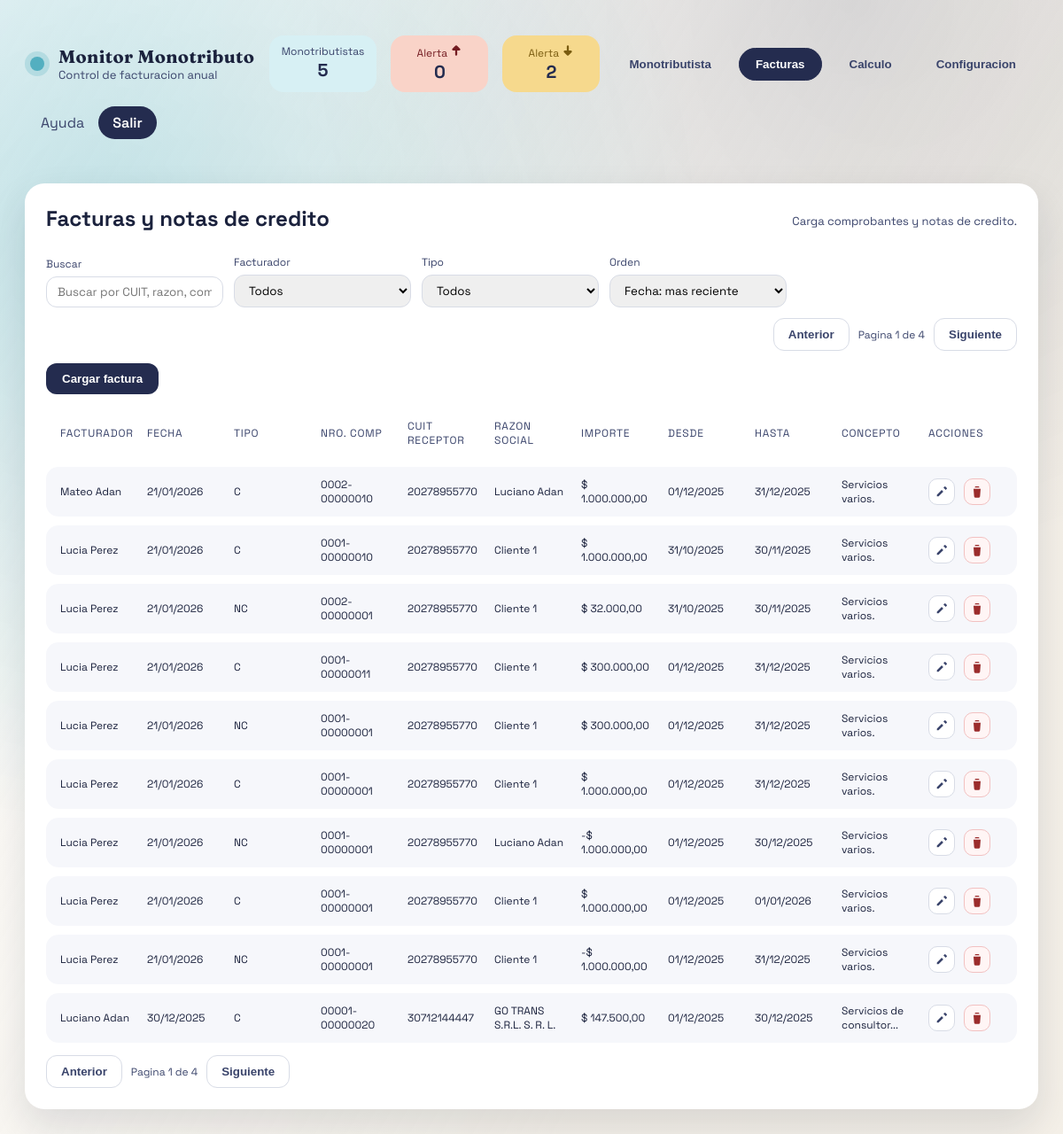
Page /?tab=facturas (signed in) on the committed database.
### website/models.py (models this page shows)
class Monotributista(db.Model):
    id = db.Column(db.Integer, primary_key=True)
    razon_social = db.Column(db.String(160), nullable=False)
    cuit = db.Column(db.String(20), nullable=False)
    clave_fiscal = db.Column(db.String(120), nullable=False)
    categoria_actual_id = db.Column(db.Integer, db.ForeignKey("categoria.id"))
    categoria_corresponde_id = db.Column(db.Integer, db.ForeignKey("categoria.id"))
    categoria_actual = db.relationship(
        "Categoria", foreign_keys=[categoria_actual_id], lazy="joined"
    )
    categoria_corresponde = db.relationship(
        "Categoria", foreign_keys=[categoria_corresponde_id], lazy="joined"
    )
    facturas = db.relationship(
        "Factura", back_populates="monotributista", cascade="all, delete-orphan"
    )

class Factura(db.Model):
    id = db.Column(db.Integer, primary_key=True)
    monotributista_id = db.Column(db.Integer, db.ForeignKey("monotributista.id"))
    fecha = db.Column(db.Date, nullable=False)
    tipo_comp = db.Column(db.String(10), nullable=False)
    numero_comp = db.Column(db.String(30), nullable=False)
    cuit_receptor = db.Column(db.String(20))
    razon_social_receptor = db.Column(db.String(160))
    importe_total = db.Column(db.Numeric(14, 2), nullable=False)
    fecha_desde = db.Column(db.Date)
    fecha_hasta = db.Column(db.Date)
    concepto = db.Column(db.String(240))
    monotributista = db.relationship("Monotributista", back_populates="facturas")

### website/views.py (the view)
@main_bp.route("/")
@login_required
def dashboard():
    active_tab = request.args.get("tab", "monotributistas")
    anchor_param = request.args.get("anchor")
    anchor_date = parse_anchor(anchor_param) or date.today().replace(day=1)
    anchor_value = f"{anchor_date.year:04d}-{anchor_date.month:02d}"
    monotributistas_raw = Monotributista.query.order_by(Monotributista.razon_social).all()
    categorias_raw = Categoria.query.order_by(Categoria.orden).all()
    categorias_sorted = sorted(categorias_raw, key=lambda item: item.tope_facturacion)
    facturas_raw = Factura.query.order_by(Factura.fecha.desc()).all()
    anchor_actual = date.today().replace(day=1) - timedelta(days=1)
    monotributistas = []
    count_sube = 0
    count_baja = 0
    for item in monotributistas_raw:
        _, total_actual = calcular_totales(item, anchor_actual)
        corresponde = categoria_por_total(total_actual, categorias_sorted) or item.categoria_actual
        estado = estado_categoria(item.categoria_actual, corresponde)
        if estado == "sube":
            count_sube += 1
        elif estado == "baja":
            count_baja += 1
        monotributistas.append(
            {
                "id": item.id,
                "razon_social": item.razon_social,
                "cuit": item.cuit,
                "clave_fiscal": item.clave_fiscal,
                "categoria_actual": item.categoria_actual.nombre if item.categoria_actual else "-",
                "categoria_corresponde": (
                    corresponde.nombre if corresponde else (item.categoria_actual.nombre if item.categoria_actual else "-")
                ),
                "estado_categoria": estado,
            }
        )
    facturas = [
        {
            "id": item.id,
            "facturador": item.monotributista.razon_social if item.monotributista else "-",
            "fecha": format_date(item.fecha),
            "fecha_iso": item.fecha.isoformat(),
            "tipo": item.tipo_comp,
            "numero": item.numero_comp,
            "cuit_receptor": item.cuit_receptor or "-",
            "razon_receptor": item.razon_social_receptor or "-",
            "importe": format_currency(item.importe_total),
            "importe_raw": str(item.importe_total),
            "desde": format_date(item.fecha_desde),
            "hasta": format_date(item.fecha_hasta),
            "concepto": item.concepto or "-",
        }
        for item in facturas_raw
    ]
    seleccionado_id = request.args.get("monotributista")
    seleccionado = None
    if seleccionado_id:
        seleccionado = Monotributista.query.get(int(seleccionado_id))
    if not seleccionado and monotributistas_raw:
        seleccionado = monotributistas_raw[0]
    detalle = (
        build_calculo(seleccionado, anchor_date, categorias_sorted)
        if seleccionado
        else None
    )
    fecha_corte_label = anchor_actual.strftime("%d/%m/%y")
    return render_template(
        "dashboard.html",
        monotributistas=monotributistas,
        facturas=facturas,
        categorias=categorias_raw,
        categorias_table=[
            {
                "id": categoria.id,
                "nombre": categoria.nombre,
                "orden": categoria.orden,
                "tope": format_currency(categoria.tope_facturacion),
            }
            for categoria in categorias_raw
        ],
        monotributistas_select=monotributistas_raw,
        seleccionado_id=seleccionado.id if seleccionado else None,
        detalle=detalle,
        active_tab=active_tab,
        anchor_value=anchor_value,
        count_sube=count_sube,
        count_baja=count_baja,
        fecha_corte_label=fecha_corte_label,
    )

### website/models.py (called while the page is built)
def get_user_by_id(user_id: str) -> User | None:
    if not user_id:
        return None
    return User.query.get(int(user_id))

### website/views.py (called while the page is built)
def format_date(value: date | None) -> str:
    if not value:
        return ""
    return value.strftime("%d/%m/%Y")

def format_currency(value: Decimal | None) -> str:
    if value is None:
        return ""
    value = value.quantize(Decimal("0.01"))
    sign = "-" if value < 0 else ""
    value = abs(value)
    whole = int(value)
    cents = int((value - whole) * 100)
    whole_str = f"{whole:,}".replace(",", ".")
    return f"{sign}$ {whole_str},{cents:02d}"

def last_12_months(anchor: date):
    months = []
    year = anchor.year
    month = anchor.month
    for _ in range(12):
        months.append((year, month))
        month -= 1
        if month == 0:
            month = 12
            year -= 1
    return list(reversed(months))

def parse_anchor(value: str | None):
    if not value:
        return None
    try:
        year_str, month_str = value.split("-")
        return date(int(year_str), int(month_str), 1)
    except (ValueError, TypeError):
        return None

def categoria_por_total(total: Decimal, categorias: list[Categoria]):
    if not categorias:
        return None
    total = total.quantize(Decimal("0.01"))
    for categoria in categorias:
        if total <= categoria.tope_facturacion:
            return categoria
    return categorias[-1]

def estado_categoria(actual: Categoria | None, corresponde: Categoria | None) -> str:
    if not actual or not corresponde:
        return "mantiene"
    if corresponde.orden > actual.orden:
        return "sube"
    if corresponde.orden < actual.orden:
        return "baja"
    return "mantiene"

### website/templates/dashboard.html (shortened to what this page needs)
{% extends "base.html" %}
{% block header_row_content %}
<div class="topbar__meta">
  <div class="hero__stats hero__stats--compact">
    <div class="stat">
      <span class="stat__label">Monotributistas</span>
      <strong>{{ monotributistas | length }}</strong>
    </div>
    <div class="stat stat--danger">
      <span class="stat__label">
        Alerta
      </span>
      <strong>{{ count_sube }}</strong>
    </div>
    <div class="stat stat--warning">
      <span class="stat__label">
        Alerta
      </span>
      <strong>{{ count_baja }}</strong>
    </div>
  </div>
  <div class="tabs__controls tabs__controls--topbar">
    <button class="tab {% if active_tab == 'monotributistas' %}is-active{% endif %}" data-tab="monotributistas">Monotributista</button>
    <button class="tab {% if active_tab == 'facturas' %}is-active{% endif %}" data-tab="facturas">Facturas</button>
    <button class="tab {% if active_tab == 'calculo' %}is-active{% endif %}" data-tab="calculo">Calculo</button>
    <button class="tab {% if active_tab == 'configuracion' %}is-active{% endif %}" data-tab="configuracion">Configuracion</button>
  </div>
</div>
{% endblock %}
{% block content %}
<section class="tabs">
  <div class="tabs__panel {% if active_tab == 'facturas' %}is-active{% endif %}" id="facturas">
    <div class="panel__header">
      <h2>Facturas y notas de credito</h2>
      <span class="panel__hint">Carga comprobantes y notas de credito.</span>
    </div>
    <div class="table-tools">
      <label class="field field--inline">
        Buscar
        <input type="text" id="facturaSearch" placeholder="Buscar por CUIT, razon, comp...">
      </label>
      <label class="field field--inline">
        Facturador
        <select id="facturaFacturador">
          <option value="">Todos</option>
        </select>
      </label>
      <label class="field field--inline">
        Tipo
        <select id="facturaTipo">
          <option value="">Todos</option>
        </select>
      </label>
      <label class="field field--inline">
        Orden
        <select id="facturaOrden">
          <option value="fecha_desc">Fecha: mas reciente</option>
        </select>
      </label>
      <div class="pagination pagination--top" data-pagination="facturas-top">
        <button class="ghost-button" type="button" data-page="prev">Anterior</button>
        <span class="pagination__info" data-page-info>Pagina 1 de 1</span>
        <button class="ghost-button" type="button" data-page="next">Siguiente</button>
      </div>
    </div>
    <div class="panel__actions">
      <button class="primary" type="button" data-open="factura">Cargar factura</button>
    </div>
    <div class="table table--dense">
      <div class="table__row table__head table__row--facturas">
        <span>Facturador</span>
        <span>Fecha</span>
        <span>Tipo</span>
        <span>Nro. Comp</span>
        <span>CUIT Receptor</span>
        <span>Razon Social</span>
        <span>Importe</span>
        <span>Desde</span>
        <span>Hasta</span>
        <span>Concepto</span>
        <span>Acciones</span>
      </div>
      {% for item in facturas %}
      <div class="table__row table__row--facturas is-clickable" role="button" tabindex="0" data-row="factura" data-tipo="{{ item.tipo }}" data-fecha="{{ item.fecha_iso }}" data-fecha-label="{{ item.fecha }}" data-importe="{{ item.importe_raw }}" data-importe-label="{{ item.importe }}" data-facturador="{{ item.facturador }}" data-numero="{{ item.numero }}" data-cuit-receptor="{{ item.cuit_receptor }}" data-razon-receptor="{{ item.razon_receptor }}" data-desde="{{ item.desde }}" data-hasta="{{ item.hasta }}" data-concepto="{{ item.concepto }}" data-search="{{ (item.facturador ~ ' ' ~ item.fecha ~ ' ' ~ item.tipo ~ ' ' ~ item.numero ~ ' ' ~ item.cuit_receptor ~ ' ' ~ item.razon_receptor ~ ' ' ~ item.importe ~ ' ' ~ item.desde ~ ' ' ~ item.hasta ~ ' ' ~ item.concepto) | lower }}">
        <span>{{ item.facturador }}</span>
        <span>{{ item.fecha }}</span>
        <span>{{ item.tipo }}</span>
        <span>{{ item.numero }}</span>
        <span>{{ item.cuit_receptor }}</span>
        <span>{{ item.razon_receptor }}</span>
        <span>{{ item.importe }}</span>
        <span>{{ item.desde }}</span>
        <span>{{ item.hasta }}</span>
        <span>
          {% if item.concepto|length > 25 %}
            {{ item.concepto[:22] ~ "..." }}
          {% else %}
            {{ item.concepto }}
          {% endif %}
        </span>
        <span class="row-actions">
          <a class="icon-link" href="{{ url_for('main.edit_factura', factura_id=item.id) }}" aria-label="Editar">
            <svg viewBox="0 0 24 24" aria-hidden="true" focusable="false">
              <path d="M4 17.25V20h2.75l8.1-8.1-2.75-2.75-8.1 8.1zM20.7 7.04a1 1 0 0 0 0-1.41l-2.34-2.34a1 1 0 0 0-1.41 0l-1.83 1.83 3.75 3.75 1.83-1.83z" fill="currentColor"/>
            </svg>
          </a>
          <form method="post" action="{{ url_for('main.delete_factura', factura_id=item.id) }}" data-confirm="Confirmar eliminacion de la factura?">
            <button class="icon-link icon-link--danger" type="submit" aria-label="Eliminar" title="Eliminar">
              <svg viewBox="0 0 24 24" aria-hidden="true" focusable="false">
                <path d="M6 7h12l-1 13a2 2 0 0 1-2 2H9a2 2 0 0 1-2-2L6 7zm3-4h6l1 2H8l1-2z" fill="currentColor"/>
              </svg>
            </button>
          </form>
        </span>
      </div>
      {% endfor %}
    </div>
    <div class="pagination pagination--bottom" data-pagination="facturas-bottom">
      <button class="ghost-button" type="button" data-page="prev">Anterior</button>
      <span class="pagination__info" data-page-info>Pagina 1 de 1</span>
      <button class="ghost-button" type="button" data-page="next">Siguiente</button>
    </div>
  </div>
</section>
{% endblock %}

### website/static/css/style.css (style rules this page uses)
:root { --blue: #242c4f; --sky: #53afc0; --white: #ffffff; --sand: #f4f0e8; --navy-90: #1b223d; --navy-40: #3a446b; --mint: #d7f0f4; --rose: #f9d3c8; --sun: #f6d98d; --shadow: 0 20px 45px rgba(20, 28, 52, 0.12); }
* { box-sizing: border-box; }
body { margin: 0; font-family: 'Space Grotesk', 'Trebuchet MS', sans-serif; background: var(--sand); color: var(--navy-90); }
.page { min-height: 100vh; position: relative; padding: 28px 28px 60px; }
.topbar__meta { display: flex; align-items: center; flex-wrap: wrap; gap: 14px; }
.hero__stats { display: flex; gap: 16px; }
.hero__stats--compact { margin-left: auto; flex-wrap: wrap; }
.stat { background: var(--mint); border-radius: 16px; padding: 14px 18px; min-width: 120px; text-align: center; }
.stat--danger { background: var(--rose); color: #731c22; }
.stat--warning { background: var(--sun); color: #7a5c10; }
.hero__stats--compact .stat { padding: 10px 14px; min-width: 110px; }
.stat span { display: block; font-size: 12px; color: var(--navy-40); }
.stat__label { display: inline-flex; align-items: center; gap: 6px; justify-content: center; }
.stat__label svg { width: 14px; height: 14px; }
.stat--danger .stat__label, .stat--danger strong { color: #731c22; }
.stat--warning .stat__label, .stat--warning strong { color: #7a5c10; }
.stat strong { font-size: 20px; color: var(--blue); }
.tabs { margin-top: 28px; }
.tabs__controls { display: flex; gap: 12px; flex-wrap: wrap; }
.tabs__controls--topbar { margin-left: auto; }
.tab { background: transparent; border: 1px solid transparent; padding: 10px 18px; border-radius: 999px; cursor: pointer; font-weight: 600; color: var(--navy-40); }
.tab.is-active { background: var(--blue); color: var(--white); border-color: var(--blue); }
.tabs__panel { display: none; margin-top: 22px; background: var(--white); border-radius: 22px; padding: 24px; box-shadow: var(--shadow); }
.tabs__panel.is-active { display: block; animation: fade 0.4s ease-in; }
.panel__header { display: flex; justify-content: space-between; align-items: center; gap: 20px; margin-bottom: 20px; }
.panel__header h2 { margin: 0 0 6px; }
.panel__hint { color: var(--navy-40); font-size: 13px; }
.panel__actions { margin-bottom: 16px; }
.table-tools { display: flex; flex-wrap: wrap; gap: 12px; align-items: flex-end; margin-bottom: 14px; }
.pagination { display: inline-flex; gap: 10px; align-items: center; }
.pagination__info { font-size: 12px; color: var(--navy-40); }
.pagination--top { margin-left: auto; }
.pagination--bottom { justify-content: flex-end; margin-top: 14px; }
.field { display: grid; gap: 6px; font-size: 12px; color: var(--navy-40); }
.field--inline { min-width: 200px; }
.field input, .field select { border: 1px solid #d8dce6; border-radius: 12px; padding: 8px 12px; font-family: inherit; }
.table { display: grid; gap: 10px; }
.table__row { display: grid; gap: 14px; padding: 12px 16px; border-radius: 14px; background: #f6f7fb; align-items: center; animation: fade 0.5s ease-in; }
.table__row.is-clickable { cursor: pointer; }
.table__row--facturas { grid-template-columns: repeat(11, minmax(0, 1fr)); font-size: 12px; }
.table__head { background: transparent; font-size: 12px; text-transform: uppercase; letter-spacing: 0.8px; color: var(--navy-40); }
.row-actions { display: inline-flex; gap: 10px; align-items: center; }
.icon-link--danger { color: #9b2c2c; border-color: #f2c1c1; background: #fff5f5; }
.primary { background: var(--blue); color: var(--white); border: none; padding: 10px 18px; border-radius: 12px; cursor: pointer; font-weight: 600; justify-self: start; }
.ghost-button { border: 1px solid #d8dce6; background: transparent; color: var(--navy-40); padding: 10px 16px; border-radius: 12px; cursor: pointer; font-weight: 600; }

### rows in the picture
Monotributista: facturador "Mateo Adan"
Factura: numero "0002-00000010", cuit_receptor "20278955770", razon_receptor "Luciano Adan", concepto "Servicios varios."
Monotributista: facturador "Lucia Perez" "Lucia Perez" "Lucia Perez" "Lucia Perez" "Lucia Perez" "Lucia Perez" "Lucia Perez" "Lucia Perez"
Factura: numero "0001-00000010", cuit_receptor "20278955770", razon_receptor "Cliente 1", concepto "Servicios varios."
Factura: tipo "NC", numero "0002-00000001", cuit_receptor "20278955770", razon_receptor "Cliente 1", concepto "Servicios varios."
Factura: numero "0001-00000011", cuit_receptor "20278955770", razon_receptor "Cliente 1", concepto "Servicios varios."
Factura: tipo "NC", numero "0001-00000001", cuit_receptor "20278955770", razon_receptor "Cliente 1", concepto "Servicios varios."
Factura: numero "0001-00000001", cuit_receptor "20278955770", razon_receptor "Cliente 1", concepto "Servicios varios."
Factura: tipo "NC", numero "0001-00000001", cuit_receptor "20278955770", razon_receptor "Luciano Adan", concepto "Servicios varios."
Factura: numero "0001-00000001", cuit_receptor "20278955770", razon_receptor "Cliente 1", concepto "Servicios varios."
Factura: tipo "NC", numero "0001-00000001", cuit_receptor "20278955770", razon_receptor "Cliente 1", concepto "Servicios varios."
Monotributista: facturador "Luciano Adan"
Factura: numero "00001-00000020", cuit_receptor "30712144447", razon_receptor "GO TRANS S.R.L. S. R. L.", concepto "Servicios de consultor..."

### other values in the picture
{{ monotributistas | length }} "5"
{{ count_sube }} "0"
{{ count_baja }} "2"
{{ item.fecha }} "21/01/2026" "21/01/2026" "21/01/2026" "21/01/2026" "21/01/2026" "21/01/2026" "21/01/2026" "21/01/2026" "21/01/2026" "30/12/2025"
{{ item.tipo }} "C" "C" "C" "C" "C" "C"
{{ item.importe }} "$ 1.000.000,00" "$ 1.000.000,00" "$ 32.000,00" "$ 300.000,00" "$ 300.000,00" "$ 1.000.000,00" "-$ 1.000.000,00" "$ 1.000.000,00" "-$ 1.000.000,00" "$ 147.500,00"
{{ item.desde }} "01/12/2025" "31/10/2025" "31/10/2025" "01/12/2025" "01/12/2025" "01/12/2025" "01/12/2025" "01/12/2025" "01/12/2025" "01/12/2025"
{{ item.hasta }} "31/12/2025" "30/11/2025" "30/11/2025" "31/12/2025" "31/12/2025" "31/12/2025" "30/12/2025" "01/01/2026" "31/12/2025" "30/12/2025"
